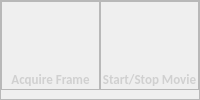
                        <widget class="QFrame" name="frame_8">
                         <property name="minimumSize">
                          <size>
                           <width>0</width>
                           <height>89</height>
                          </size>
                         </property>
                         <property name="frameShape">
                          <enum>QFrame::StyledPanel</enum>
                         </property>
                         <property name="frameShadow">
                          <enum>QFrame::Raised</enum>
                         </property>
                         <layout class="QHBoxLayout" name="horizontalLayout_12">
                          <property name="spacing">
                           <number>0</number>
                          </property>
                          <property name="leftMargin">
                           <number>0</number>
                          </property>
                          <property name="topMargin">
                           <number>0</number>
                          </property>
                          <property name="rightMargin">
                           <number>0</number>
                          </property>
                          <property name="bottomMargin">
                           <number>9</number>
                          </property>
                          <item>
                           <widget class="QFrame" name="frame_18">
                            <property name="frameShape">
                             <enum>QFrame::StyledPanel</enum>
                            </property>
                            <property name="frameShadow">
                             <enum>QFrame::Raised</enum>
                            </property>
                            <layout class="QGridLayout" name="gridLayout_2">
                             <property name="leftMargin">
                              <number>0</number>
                             </property>
                             <property name="topMargin">
                              <number>0</number>
                             </property>
                             <property name="rightMargin">
                              <number>0</number>
                             </property>
                             <property name="bottomMargin">
                              <number>4</number>
                             </property>
                             <property name="spacing">
                              <number>0</number>
                             </property>
                             <item row="1" column="0">
                              <widget class="QLabel" name="label_10">
                               <property name="minimumSize">
                                <size>
                                 <width>0</width>
                                 <height>15</height>
                                </size>
                               </property>
                               <property name="maximumSize">
                                <size>
                                 <width>16777215</width>
                                 <height>0</height>
                                </size>
                               </property>
                               <property name="font">
                                <font>
                                 <family>Calibri</family>
                                 <pointsize>10</pointsize>
                                 <weight>75</weight>
                                 <bold>true</bold>
                                </font>
                               </property>
                               <property name="styleSheet">
                                <string notr="true">color: rgb(208, 208, 208);</string>
                               </property>
                               <property name="text">
                                <string>Acquire Frame</string>
                               </property>
                               <property name="alignment">
                                <set>Qt::AlignCenter</set>
                               </property>
                              </widget>
                             </item>
                             <item row="0" column="0" alignment="Qt::AlignHCenter">
                              <widget class="QToolButton" name="button_frame">
                               <property name="minimumSize">
                                <size>
                                 <width>55</width>
                                 <height>55</height>
                                </size>
                               </property>
                               <property name="maximumSize">
                                <size>
                                 <width>55</width>
                                 <height>55</height>
                                </size>
                               </property>
                               <property name="styleSheet">
                                <string notr="true">border-radius: 19px; 
background-color: None;
background-repeat: no-repeat; 
background-position: center;</string>
                               </property>
                               <property name="text">
                                <string/>
                               </property>
                               <property name="icon">
                                <iconset>
                                 <normaloff>images/save.svg</normaloff>images/save.svg</iconset>
                               </property>
                               <property name="iconSize">
                                <size>
                                 <width>90</width>
                                 <height>90</height>
                                </size>
                               </property>
                               <property name="checkable">
                                <bool>false</bool>
                               </property>
                               <property name="autoRepeat">
                                <bool>false</bool>
                               </property>
                               <property name="autoExclusive">
                                <bool>false</bool>
                               </property>
                              </widget>
                             </item>
                            </layout>
                           </widget>
                          </item>
                          <item>
                           <widget class="QFrame" name="frame_17">
                            <property name="frameShape">
                             <enum>QFrame::StyledPanel</enum>
                            </property>
                            <property name="frameShadow">
                             <enum>QFrame::Raised</enum>
                            </property>
                            <layout class="QGridLayout" name="gridLayout_3">
                             <property name="leftMargin">
                              <number>0</number>
                             </property>
                             <property name="topMargin">
                              <number>6</number>
                             </property>
                             <property name="rightMargin">
                              <number>0</number>
                             </property>
                             <property name="bottomMargin">
                              <number>9</number>
                             </property>
                             <property name="spacing">
                              <number>0</number>
                             </property>
                             <item row="0" column="0" alignment="Qt::AlignHCenter">
                              <widget class="QToolButton" name="button_movie">
                               <property name="minimumSize">
                                <size>
                                 <width>55</width>
                                 <height>55</height>
                                </size>
                               </property>
                               <property name="maximumSize">
                                <size>
                                 <width>55</width>
                                 <height>55</height>
                                </size>
                               </property>
                               <property name="layoutDirection">
                                <enum>Qt::LeftToRight</enum>
                               </property>
                               <property name="styleSheet">
                                <string notr="true">border-radius: 19px; 
background-color: None;
background-repeat: no-repeat; 
background-position: center;</string>
                               </property>
                               <property name="text">
                                <string/>
                               </property>
                               <property name="icon">
                                <iconset>
                                 <normaloff>images/button_start_stop.png</normaloff>
                                 <disabledoff>images/Stop_.png</disabledoff>images/button_start_stop.png</iconset>
                               </property>
                               <property name="iconSize">
                                <size>
                                 <width>80</width>
                                 <height>80</height>
                                </size>
                               </property>
                              </widget>
                             </item>
                             <item row="1" column="0">
                              <widget class="QLabel" name="label_12">
                               <property name="minimumSize">
                                <size>
                                 <width>0</width>
                                 <height>17</height>
                                </size>
                               </property>
                               <property name="maximumSize">
                                <size>
                                 <width>16777215</width>
                                 <height>0</height>
                                </size>
                               </property>
                               <property name="font">
                                <font>
                                 <family>Calibri</family>
                                 <pointsize>10</pointsize>
                                 <weight>75</weight>
                                 <bold>true</bold>
                                </font>
                               </property>
                               <property name="styleSheet">
                                <string notr="true">color: rgb(208, 208, 208);</string>
                               </property>
                               <property name="text">
                                <string>Start/Stop Movie</string>
                               </property>
                               <property name="alignment">
                                <set>Qt::AlignCenter</set>
                               </property>
                              </widget>
                             </item>
                            </layout>
                           </widget>
                          </item>
                         </layout>
                        </widget>
